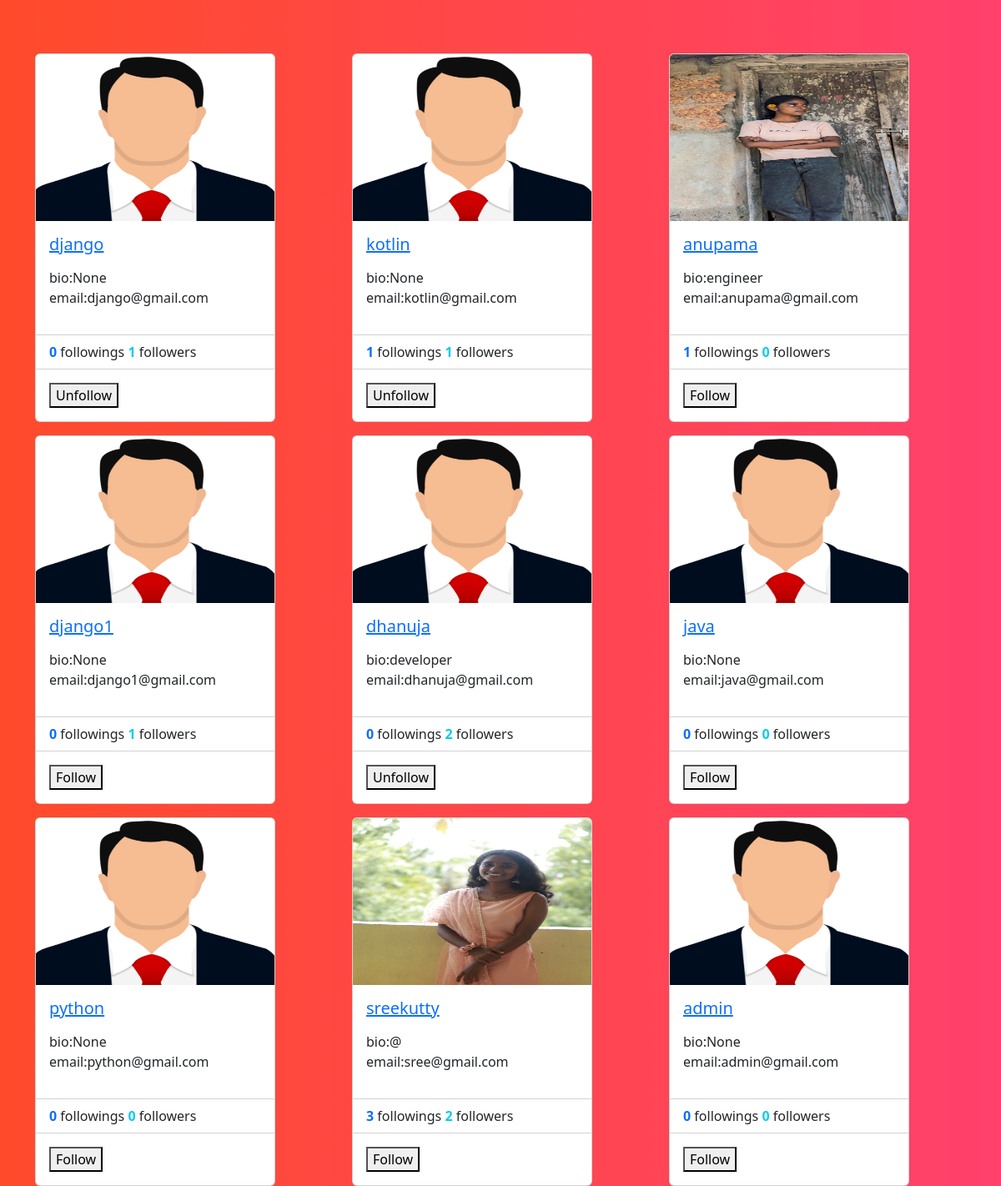
Screenshot of /profiles/all (signed in) with the database file from the repository.
### social/models.py (models this page shows)
class UserProfile(models.Model):
    user=models.OneToOneField(User,on_delete=models.CASCADE,related_name="profile")
    address=models.CharField(max_length=200,null=True)
    phone=models.CharField(max_length=200,null=True)
    profile_pic=models.ImageField(upload_to="profilepics",null=True,blank=True)
    dob=models.DateField(null=True)
    bio=models.CharField(max_length=200,null=True)
    following=models.ManyToManyField("self",related_name="followed_by",symmetrical=False,null=True)
    block=models.ManyToManyField("self",related_name="blocked",symmetrical=False,null=True)
    def __str__(self):
        return self.user.username

### social/views.py (the view)
# urls.py: path('profiles/all',views.ProfileListView.as_view(),name="profile-list"),
@method_decorator(decs,name="dispatch")
class ProfileListView(ListView):
    template_name="profile_list.html"
    context_object_name="data"
    model=UserProfile
    def get_queryset(self):
        return UserProfile.objects.all().exclude(user=self.request.user)

### social/templates/profile_list.html (shortened to what this page needs)
<!DOCTYPE html>
{%load static%}
<html lang="en">
<head>
    <link href="https://cdn.jsdelivr.net/npm/bootstrap@5.3.2/dist/css/bootstrap.min.css" rel="stylesheet">
</head>
<body style="background: #FF416C;
background: -webkit-linear-gradient(to right, #FF4B2B, #FF416C);
background: linear-gradient(to right, #FF4B2B, #FF416C);">
<div class="container">
    <div class="row mt-5">
        {%for profile in data%}
            <div class="col-4 mt-3">
                <div class="card" style="width: 18rem;">
                    {%if profile.profile_pic%}
                    <img src="{{profile.profile_pic.url}}" class="card-img-top" alt="..." height="200px">
                    {%else%}
                    <img src="{%static 'social/images/profilepic.png'%}" class="card-img-top" alt="..." height="200px">
                    {%endif%}
                    <div class="card-body">
                      <h5 class="card-title">
                        <a href="{%url 'profile-details' profile.id %}">{{profile}}</a>
                      </h5>
                      <p class="card-text">
                        <div>
                            bio:{{profile.bio}}
                        </div>
                       <div>
                        email:{{profile.user.email}}
                       </div>
                      </p>
                    </div>
                    <ul class="list-group list-group-flush">
                      <li class="list-group-item">
                       <span class="fw-bold text-primary"> {{profile.following.count}}</span> followings
                       <span class="fw-bold text-info">  {{profile.followed_by.count}}</span> followers </li>
                    </ul>
                    <div class="card-body">
                      <form action="{%url 'follow' profile.id %}" method="post">
                        {%if profile in request.user.profile.following.all %}
                            <button type="submit" name="action" value="unfollow">Unfollow</button>
                        {%else%}
                            <button type="submit" name="action" value="follow">Follow</button>
                        {%endif%}
                      </form>
                    </div>
                  </div>
            </div>
        {%endfor%}
    </div>
</div>
</body>
</html>

### rows the page displays
UserProfile: user.username "django", bio "None", user.email "django@gmail.com", following.count "0", followed_by.count "1", shows "Unfollow"
UserProfile: user.username "kotlin", bio "None", user.email "kotlin@gmail.com", following.count "1", followed_by.count "1", shows "Unfollow"
UserProfile: profile_pic (picture), user.username "anupama", bio "engineer", user.email "anupama@gmail.com", following.count "1", followed_by.count "0", shows "Follow"
UserProfile: user.username "django1", bio "None", user.email "django1@gmail.com", following.count "0", followed_by.count "1", shows "Follow"
UserProfile: user.username "dhanuja", bio "developer", user.email "dhanuja@gmail.com", following.count "0", followed_by.count "2", shows "Unfollow"
UserProfile: user.username "java", bio "None", user.email "java@gmail.com", following.count "0", followed_by.count "0", shows "Follow"
UserProfile: user.username "python", bio "None", user.email "python@gmail.com", following.count "0", followed_by.count "0", shows "Follow"
UserProfile: profile_pic (picture), user.username "sreekutty", bio "@", user.email "sree@gmail.com", following.count "3", followed_by.count "2", shows "Follow"
UserProfile: user.username "admin", bio "None", user.email "admin@gmail.com", following.count "0", followed_by.count "0", shows "Follow"
